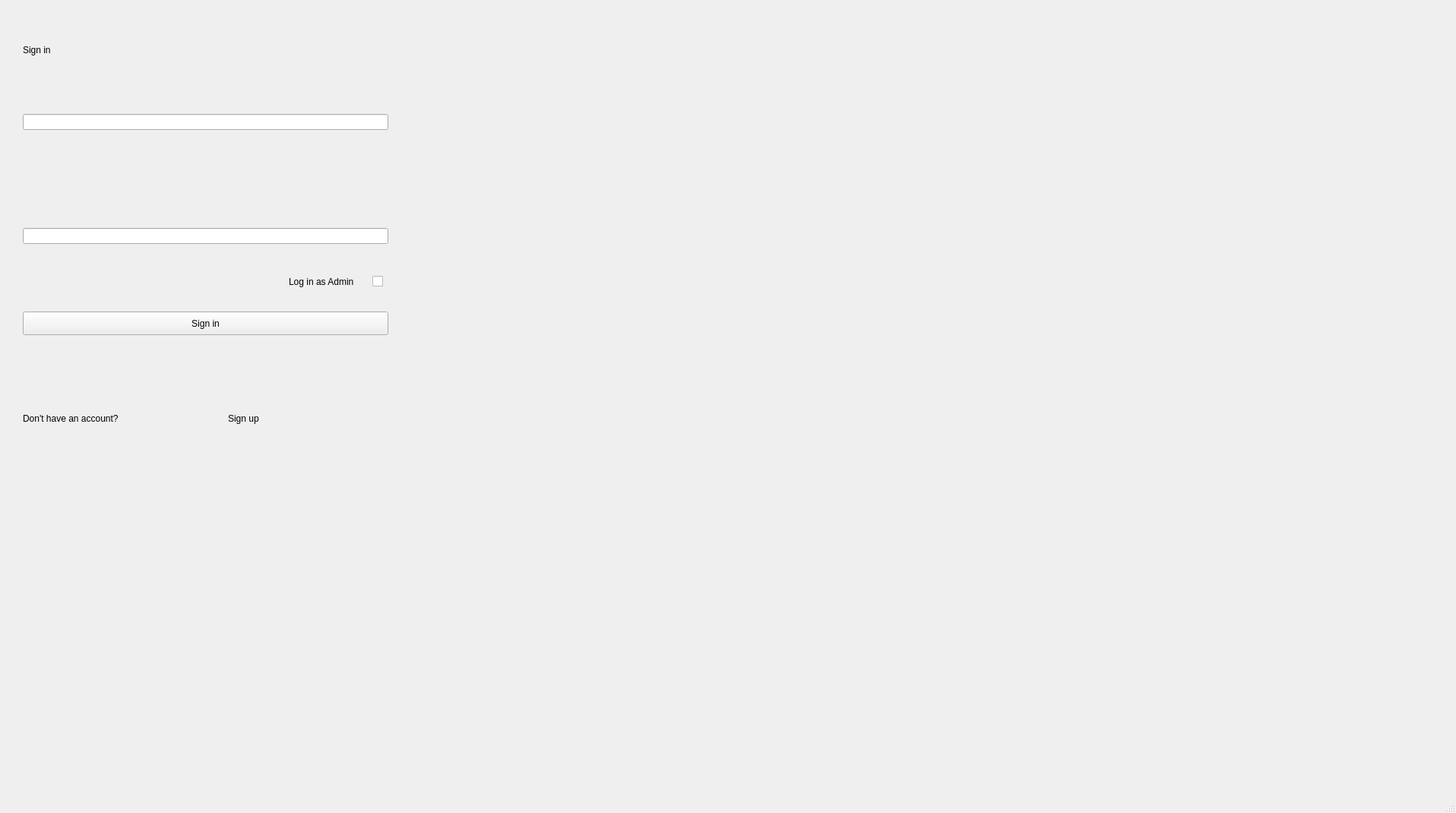
<?xml version="1.0" encoding="UTF-8"?>
<ui version="4.0">
 <class>MainWindow</class>
 <widget class="QMainWindow" name="MainWindow">
  <property name="geometry">
   <rect>
    <x>0</x>
    <y>0</y>
    <width>1916</width>
    <height>1070</height>
   </rect>
  </property>
  <property name="windowTitle">
   <string>MainWindow</string>
  </property>
  <property name="styleSheet">
   <string notr="true"/>
  </property>
  <widget class="QWidget" name="centralwidget">
   <widget class="QWidget" name="widget" native="true">
    <property name="geometry">
     <rect>
      <x>10</x>
      <y>10</y>
      <width>521</width>
      <height>601</height>
     </rect>
    </property>
    <widget class="QLabel" name="label">
     <property name="geometry">
      <rect>
       <x>20</x>
       <y>20</y>
       <width>481</width>
       <height>71</height>
      </rect>
     </property>
     <property name="text">
      <string>Sign in</string>
     </property>
    </widget>
    <widget class="QPushButton" name="pushButton">
     <property name="geometry">
      <rect>
       <x>20</x>
       <y>400</y>
       <width>481</width>
       <height>31</height>
      </rect>
     </property>
     <property name="text">
      <string>Sign in</string>
     </property>
    </widget>
    <widget class="QLabel" name="label_2">
     <property name="geometry">
      <rect>
       <x>20</x>
       <y>500</y>
       <width>241</width>
       <height>81</height>
      </rect>
     </property>
     <property name="styleSheet">
      <string notr="true"/>
     </property>
     <property name="text">
      <string>Don't have an account?</string>
     </property>
    </widget>
    <widget class="QLabel" name="label_3">
     <property name="geometry">
      <rect>
       <x>290</x>
       <y>500</y>
       <width>211</width>
       <height>81</height>
      </rect>
     </property>
     <property name="text">
      <string>Sign up</string>
     </property>
    </widget>
    <widget class="QLineEdit" name="lineEdit">
     <property name="geometry">
      <rect>
       <x>20</x>
       <y>140</y>
       <width>481</width>
       <height>21</height>
      </rect>
     </property>
    </widget>
    <widget class="QLineEdit" name="lineEdit_2">
     <property name="geometry">
      <rect>
       <x>20</x>
       <y>290</y>
       <width>481</width>
       <height>21</height>
      </rect>
     </property>
    </widget>
    <widget class="QCheckBox" name="checkBox">
     <property name="geometry">
      <rect>
       <x>480</x>
       <y>330</y>
       <width>78</width>
       <height>61</height>
      </rect>
     </property>
     <property name="text">
      <string/>
     </property>
    </widget>
    <widget class="QLabel" name="label_5">
     <property name="geometry">
      <rect>
       <x>370</x>
       <y>330</y>
       <width>101</width>
       <height>61</height>
      </rect>
     </property>
     <property name="text">
      <string>Log in as Admin</string>
     </property>
    </widget>
   </widget>
   <widget class="QWidget" name="widget_2" native="true">
    <property name="geometry">
     <rect>
      <x>580</x>
      <y>10</y>
      <width>681</width>
      <height>601</height>
     </rect>
    </property>
    <widget class="QWidget" name="widget_3" native="true">
     <property name="geometry">
      <rect>
       <x>0</x>
       <y>0</y>
       <width>681</width>
       <height>601</height>
      </rect>
     </property>
    </widget>
   </widget>
  </widget>
  <widget class="QMenuBar" name="menubar">
   <property name="geometry">
    <rect>
     <x>0</x>
     <y>0</y>
     <width>1916</width>
     <height>22</height>
    </rect>
   </property>
  </widget>
  <widget class="QStatusBar" name="statusbar"/>
 </widget>
 <resources/>
 <connections/>
</ui>
